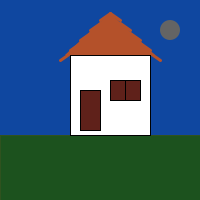
Frame 1 (no input)
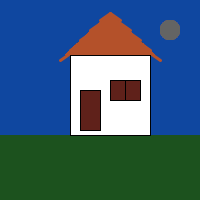
Frame 60 (the mouse pressed at the canvas centre just before this capture)
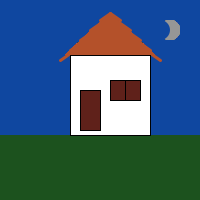
Frame 120 (the mouse held since frame 60 and released just before this capture)

The Processing sketch that drew these frames (run headless with seeded random() and noise(); from frame 60 on, the mouse is pressed at the canvas centre):

// Processing sketch: processing_97813
// ── processing_97813.pde

//giovanna simokado
int x=100;
int y= 10;
int telhax=10;
int telhay=7;
int ptx=10;
int pty=10;

 void setup(){
strokeWeight (3);
size (200,200);
background (15,71,160);
stroke (180,81,42);

}

void draw(){
for (int i=0; i<5;i++) //lado direito
{
  line (x+10,y+3,x+10+telhax,y+3+telhay);
  x+=ptx;
  y+=pty;
   
  }
   
   x=100;
   y= 20;
   telhax=10;
  telhay=-7;
  ptx=-10;
  pty=10;
  strokeWeight (3);
  for (int i=0; i<5;i++) //lado esquerdo
{
  line (x,y,x+telhax,y+telhay);
  x+=ptx;
  y+=pty;
  }
   
   
  {
    fill (28,82,30);
    strokeWeight (0);
    rect (0,135,200,75);
  }
 stroke (0);
  strokeWeight (1);
  fill (255);
rect (70,55,80,80);
  fill (95,33,26);
  rect (80,90,20,40);
  rect (110,80,30,20);
  line (125,80,125,100);
   
  noStroke();
  fill (180,81,42);
 triangle (65,55,110,13,155,55);
 
 noStroke(); // lua
 fill (100+mouseX/2);
 ellipse (170,30,20,20);
 fill(15,71,160);
  ellipse (150+mouseX/10,30,20,20);
 


}
